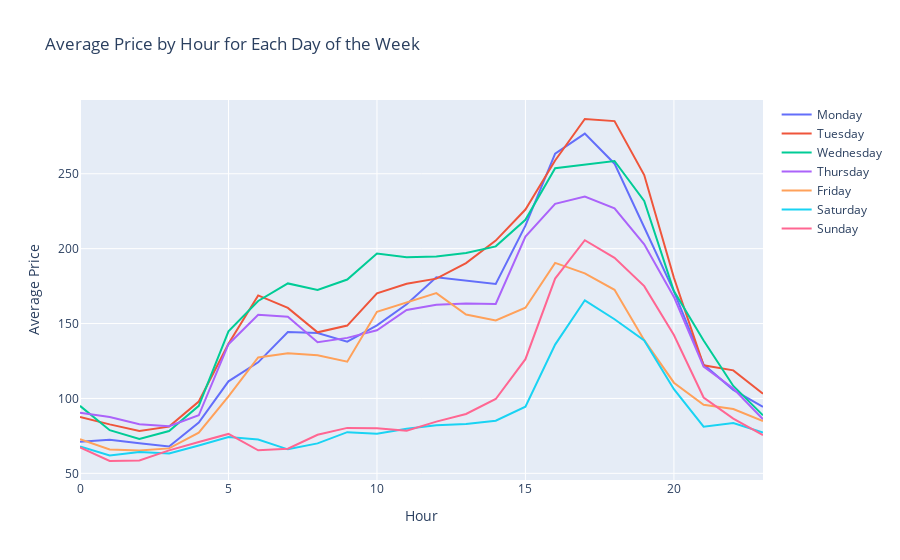

Notebook cell for this chart:
### Markdown cell above
Our project utilized two primary data sources: 

**Open-source Tableau Data**: We had access to historical hourly time series data published by AESO in Tableau. The dataset encompasses 110 distinct features and consists of approximately 72,000 observations.

**Open-source API Data** :  AESO provides a public API service that grants us access to real-time and historical data for specific selective features.

Our initial dataset consisted of approximately 110 features, covering various aspects such as power generation/supply by fuel type, energy load distribution across regions, import and export data, and system marginal price data. The primary target we focused on forecasting was the power pool price (CAD). This price represents the balanced average power price per hour for the Alberta province, determined by AESO based on supply and demand. It is capped between 0 and 1000 to ensure that the Alberta electricity market is stable and fair. Our feature set predominantly comprises numerical data, with one exception of an ordinal feature which was engineered by us.

### Code cell
price['day'] = price.index.day_name()
price['hour'] = price.index.hour

days_of_week = ['Monday', 'Tuesday', 'Wednesday', 'Thursday', 'Friday', 'Saturday', 'Sunday']
df_avgday = {}
fig = go.Figure()

for day in days_of_week:
    df_avgday[day] = price[price['day'] == day].groupby('hour')['price'].mean().reset_index()
    trace = go.Scatter(
        x=df_avgday[day]['hour'],
        y=df_avgday[day]['price'],
        mode='lines',
        name=day
    )
    fig.add_trace(trace)

fig.update_layout(
    title='Average Price by Hour for Each Day of the Week',
    xaxis=dict(title='Hour'),
    yaxis=dict(title='Average Price')
)

fig.show()

### Figure 1 — Plotly figure (JSON) as saved in the notebook; plotly's stock layout.template omitted (floating-point values rounded to 4 significant figures)
{"data": [{"mode": "lines", "name": "Monday", "type": "scatter", "x": [0, 1, 2, 3, 4, 5, 6, 7, 8, 9, 10, 11, 12, 13, 14, 15, 16, 17, 18, 19, 20, 21, 22, 23], "y": [71.09, 72.39, 70.07, 67.9, 83.96, 111.4, 124.1, 144.3, 143.7, 137.9, 148.8, 162.8, 180.9, 178.7, 176.4, 215.3, 263.5, 276.8, 256.7, 214.3, 171.5, 122.6, 105.7, 94.42]}, {"mode": "lines", "name": "Tuesday", "type": "scatter", "x": [0, 1, 2, 3, 4, 5, 6, 7, 8, 9, 10, 11, 12, 13, 14, 15, 16, 17, 18, 19, 20, 21, 22, 23], "y": [87.65, 82.68, 78.34, 81.18, 97.96, 136.5, 168.8, 160.4, 144.1, 148.7, 170.1, 176.5, 180.0, 190.4, 205.4, 226.1, 258.9, 286.6, 285.2, 249.1, 180.5, 122.2, 118.7, 103.1]}, {"mode": "lines", "name": "Wednesday", "type": "scatter", "x": [0, 1, 2, 3, 4, 5, 6, 7, 8, 9, 10, 11, 12, 13, 14, 15, 16, 17, 18, 19, 20, 21, 22, 23], "y": [95.04, 78.81, 72.96, 78.26, 95.08, 144.8, 165.1, 176.8, 172.4, 179.4, 196.8, 194.3, 194.7, 197.1, 201.5, 219.3, 253.7, 256.3, 258.6, 231.9, 171.6, 138.7, 108.3, 88.71]}, {"mode": "lines", "name": "Thursday", "type": "scatter", "x": [0, 1, 2, 3, 4, 5, 6, 7, 8, 9, 10, 11, 12, 13, 14, 15, 16, 17, 18, 19, 20, 21, 22, 23], "y": [90.4, 87.55, 82.84, 81.45, 88.74, 136.2, 155.9, 154.6, 137.6, 140.4, 145.5, 159.0, 162.5, 163.4, 163.1, 208.1, 229.9, 234.9, 226.9, 202.9, 167.8, 121.2, 106.6, 86.07]}, {"mode": "lines", "name": "Friday", "type": "scatter", "x": [0, 1, 2, 3, 4, 5, 6, 7, 8, 9, 10, 11, 12, 13, 14, 15, 16, 17, 18, 19, 20, 21, 22, 23], "y": [72.76, 65.96, 65.32, 66.66, 77.15, 101.3, 127.4, 130.2, 128.9, 124.5, 157.9, 164.1, 170.3, 156.0, 152.0, 160.5, 190.5, 183.5, 172.5, 138.9, 110.5, 95.8, 92.94, 84.87]}, {"mode": "lines", "name": "Saturday", "type": "scatter", "x": [0, 1, 2, 3, 4, 5, 6, 7, 8, 9, 10, 11, 12, 13, 14, 15, 16, 17, 18, 19, 20, 21, 22, 23], "y": [68.01, 61.99, 64.2, 63.21, 68.61, 74.31, 72.63, 66.02, 70.01, 77.5, 76.42, 79.82, 82.11, 82.86, 85.15, 94.48, 136.0, 165.5, 152.9, 138.7, 106.1, 81.17, 83.55, 77.26]}, {"mode": "lines", "name": "Sunday", "type": "scatter", "x": [0, 1, 2, 3, 4, 5, 6, 7, 8, 9, 10, 11, 12, 13, 14, 15, 16, 17, 18, 19, 20, 21, 22, 23], "y": [67.29, 58.23, 58.64, 65.32, 70.97, 76.3, 65.4, 66.48, 75.71, 80.34, 80.04, 78.49, 84.51, 89.62, 99.62, 126.2, 180.0, 205.6, 193.9, 175.0, 142.3, 100.6, 86.5, 75.53]}], "layout": {"title": {"text": "Average Price by Hour for Each Day of the Week"}, "xaxis": {"title": {"text": "Hour"}}, "yaxis": {"title": {"text": "Average Price"}}}}
